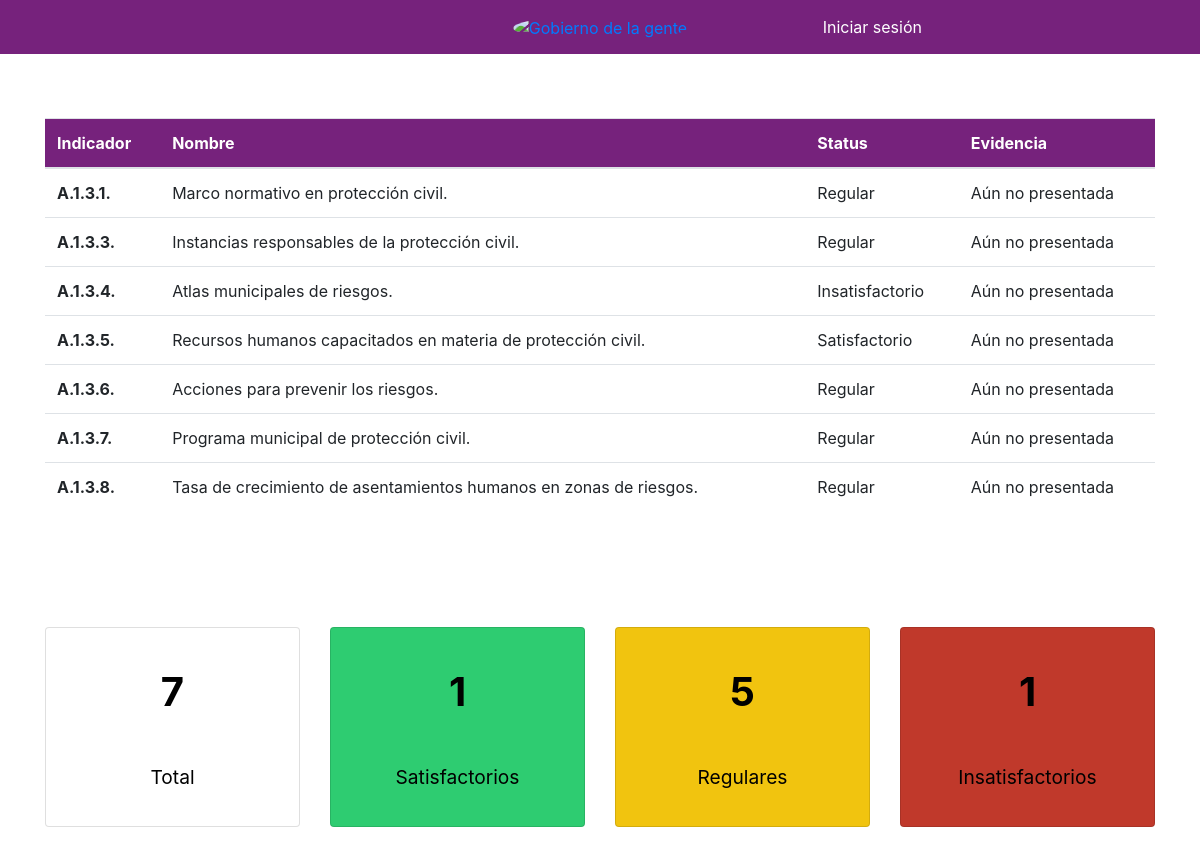
The page /indicadores/resumen/ProteccionCivil/ on the database its author committed.
### indicadores/models.py (models this page shows, shortened)
class Indicador(models.Model):
    indicador = models.CharField(max_length=10)
    nombre = models.TextField()
    descripcion = models.TextField(blank=True, null=True)
    metodo_calculo = models.TextField(blank=True, null=True)
    nivel = models.CharField(max_length=15, choices=choices_nivel, blank=True, null=True)
    dimension = models.CharField(max_length=144, blank=True, null=True)
    criterios_evaluacion = models.TextField(blank=True, null=True)
    area = models.ForeignKey(User, related_name='indicadores', on_delete=models.CASCADE)
    status = models.CharField(max_length=15, choices=choices_status)
    created = models.DateTimeField(auto_now_add=True)
    updated = models.DateTimeField(auto_now=True)
    evidencia = models.FileField(upload_to="evidencias/archivos/", blank=True, null=True)

### indicadores/views.py (the view)
# urls.py: path('resumen/<str:username>/', ResumenAreaDetail.as_view(), name="resumen_area_detail"),
class ResumenAreaDetail(views.View):
    def get(self, request, username):
        template_name="indicadores/resumen/detalle.html"
        area = User.objects.get(username=username)
        indicadores = Indicador.objects.filter(area=area).order_by('indicador')
        verde = len(Indicador.objects.filter(area=area, status="Satisfactorio"))
        amarillo = len(Indicador.objects.filter(area=area, status="Regular"))
        rojo = len(Indicador.objects.filter(area=area, status="Insatisfactorio"))
        context = {'indicadores':indicadores, "area": area, "verde": verde, "amarillo": amarillo, "rojo":rojo}
        return render(request, template_name, context)

### indicadores/templates/indicadores/resumen/detalle.html (shortened to what this page needs)
{% extends 'base.html' %}
{% load static %}
{% block content %}
     <div class="row">
            <div class="col-md-12 margin-bottom-small">
            </div>
        </div>
    <div class="row">
        <div class="col-md-12">
            <table class="table">
              <thead class="background-primary color-accent">
                <tr>
                  <th scope="col">Indicador</th>
                  <th scope="col">Nombre</th>
                  <th scope="col">Status</th>
                  <th scope="col">Evidencia</th>
                </tr>
              </thead>
              <tbody>
                {% for indicador in indicadores %}
                    <tr class="{% if indicador.status == 'Satisfactorio' %}
                          green-hover
                          {% elif indicador.status == 'Regular' %}
                           yellow-hover
                            {% elif indicador.status == 'Insatisfactorio' %}
                            red-hover
                            {% endif %}">
                    <th scope="row">{{ indicador.indicador }}</th>
                    <td>{{ indicador.nombre }}</td>
                    <td>{{ indicador.status }}</td>
                    {% if indicador.evidencia %}
                        <td><a href="/media{{ indicador.evidencia }}">Descargar</a></td>
                    {% else %}
                        <td>Aún no presentada</td>
                    {% endif %}
                    </tr>
                {% endfor %}
              </tbody>
            </table>
        </div>
    </div>
    <div class="row cards-dashboards">
            <div class="col-md-3 text-center">
               <div class="card card-indicadores">
                   <div class="card-body d-flex flex-column justify-content-around">
                       <div class="card-title">{{ indicadores.count }} </div>
                       <div class="card-text">Total</div>
                   </div>
               </div>
            </div>
            <div class="col-md-3 text-center">
               <div class="card card-indicadores green-back">
                   <div class="card-body d-flex flex-column justify-content-around">
                       <div class="card-title">{{ verde }} </div>
                       <div class="card-text">Satisfactorios</div>
                   </div>
               </div>
            </div>
            <div class="col-md-3 text-center">
               <div class="card card-indicadores yellow-back">
                   <div class="card-body d-flex flex-column justify-content-around">
                       <div class="card-title">{{ amarillo }} </div>
                       <div class="card-text">Regulares</div>
                   </div>
               </div>
            </div>
             <div class="col-md-3 text-center">
                   <div class="card card-indicadores red-back">
                       <div class="card-body d-flex flex-column justify-content-around">
                           <div class="card-title">{{ rojo }} </div>
                           <div class="card-text">Insatisfactorios</div>
                       </div>
                   </div>
                </div>
    </div>
{% endblock %}

### static/css/styles.css (style rules this page uses)
.background-primary { background: #76227c !important; }
.color-accent { color: #fff !important; }
.margin-bottom-small { margin-bottom: 2vh !important; }
.cards-dashboards { height: 50vh; flex: 1; align-items: center; }
.card-indicadores { height: 25vh; color: #FFFFFF; }
.card-indicadores > .card-body > .card-title { color: #000; font-size: 2.5em; font-weight: bold; }
.card-indicadores > .card-body > .card-text { color: #000; font-size: 1.2em; }
.green-back { background-color: #2ecc71; }
.yellow-back { background-color: #f1c40f; }
.red-back { background-color: #c0392b; }

### rows shown on the page
Indicador: indicador "A.1.3.1.", nombre "Marco normativo en protección civil.", status "Regular", shows "Aún no presentada"
Indicador: indicador "A.1.3.3.", nombre "Instancias responsables de la protección civil.", status "Regular", shows "Aún no presentada"
Indicador: indicador "A.1.3.4.", nombre "Atlas municipales de riesgos.", status "Insatisfactorio", shows "Aún no presentada"
Indicador: indicador "A.1.3.5.", nombre "Recursos humanos capacitados en materia de protección civil.", status "Satisfactorio", shows "Aún no presentada"
Indicador: indicador "A.1.3.6.", nombre "Acciones para prevenir los riesgos.", status "Regular", shows "Aún no presentada"
Indicador: indicador "A.1.3.7.", nombre "Programa municipal de protección civil.", status "Regular", shows "Aún no presentada"
Indicador: indicador "A.1.3.8.", nombre "Tasa de crecimiento de asentamientos humanos en zonas de riesgos.", status "Regular", shows "Aún no presentada"

### other values the page prints
{{ indicadores.count }} "7"
{{ verde }} "1"
{{ amarillo }} "5"
{{ rojo }} "1"
